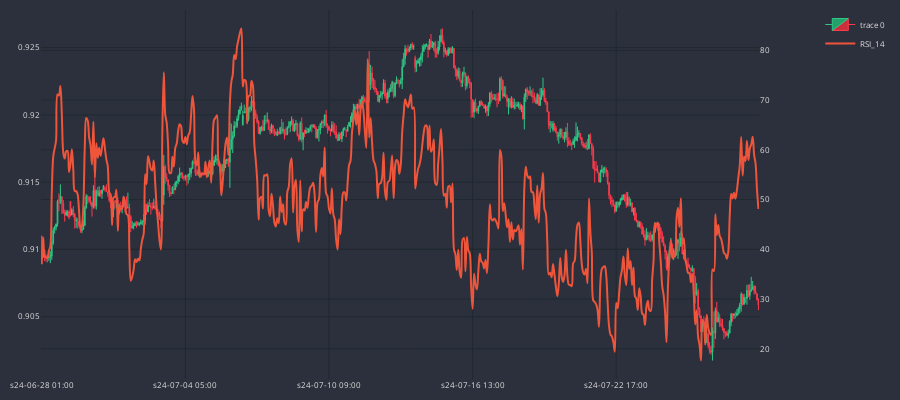

Here is the notebook cell this chart was saved with:
### Code cell
df_plot = df_an.iloc[-500:]
cp = CandlePlot(df_plot, candles=True)
cp.show_plot(line_traces=[], sec_traces=['RSI_14'])

### Figure 1 — Plotly figure (JSON) as saved in the notebook; plotly's stock layout.template omitted (floating-point values rounded to 4 significant figures; data arrays with more than 128 entries replaced by an {"elided": "..."} marker saying what was removed)
{"data": [{"close": {"elided": "500 float values"}, "decreasing": {"fillcolor": "#CC2E3C", "line": {"color": "#FF3A4C"}}, "high": {"elided": "500 float values"}, "increasing": {"fillcolor": "#24A06B", "line": {"color": "#2EC886"}}, "line": {"width": 1}, "low": {"elided": "500 float values"}, "opacity": 1, "open": {"elided": "500 float values"}, "type": "candlestick", "x": {"elided": "500 str values"}}, {"line": {"shape": "spline", "width": 2}, "name": "RSI_14", "type": "scatter", "x": {"elided": "500 str values"}, "xaxis": "x", "y": {"elided": "500 float values"}, "yaxis": "y2"}], "layout": {"font": {"color": "#e1e1e1", "size": 8}, "height": 400, "margin": {"b": 10, "l": 10, "r": 10, "t": 10}, "paper_bgcolor": "#2c303c", "plot_bgcolor": "#2c303c", "width": 900, "xaxis": {"anchor": "y", "domain": [0, 0.94], "gridcolor": "#1f292f", "nticks": 5, "rangeslider": {"visible": false}}, "yaxis": {"anchor": "x", "domain": [0, 1], "gridcolor": "#1f292f"}, "yaxis2": {"anchor": "x", "gridcolor": "#1f292f", "overlaying": "y", "side": "right"}}}
